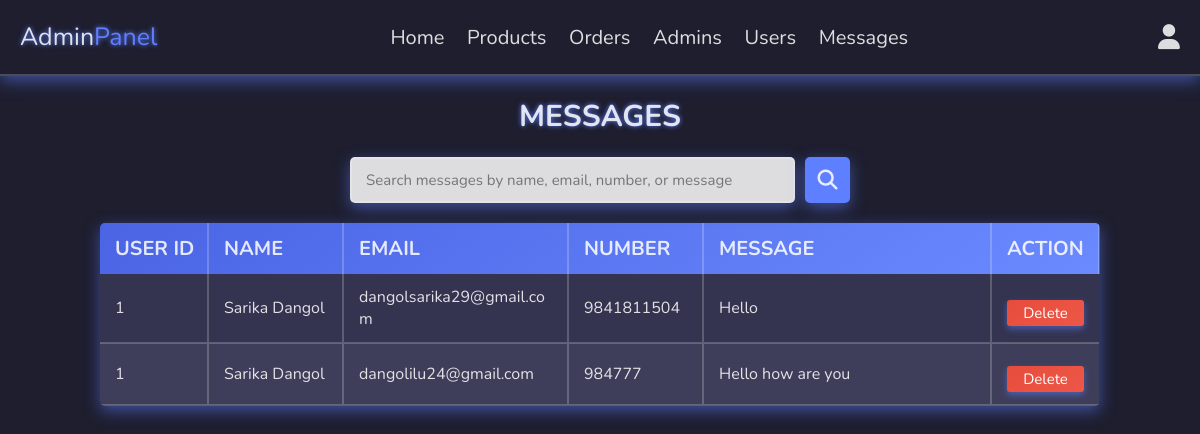
The page /admin/messages.php (signed in) on the database its author committed.
### tables this page shows
CREATE TABLE `messages` (
  `id` int(100) NOT NULL,
  `user_id` int(100) NOT NULL,
  `name` varchar(100) NOT NULL,
  `email` varchar(100) NOT NULL,
  `number` varchar(12) NOT NULL,
  `message` varchar(500) NOT NULL
);

### admin/messages.php (the view, shortened to what this page needs)
<?php
include '../components/connect.php';
$search = '';
?>
<!DOCTYPE html>
<html lang="en">
<head>
   <link rel="stylesheet" href="https://cdnjs.cloudflare.com/ajax/libs/font-awesome/6.1.1/css/all.min.css" />
   <link rel="stylesheet" href="../css/admin_style.css" />
</head>
<body>
<?php include '../components/admin_header.php'; ?>
<section class="contacts">
   <h2 class="heading">Messages</h2>
   <div class="search-form">
      <form method="GET" action="messages.php" novalidate>
         <input
            type="text"
            name="search"
            placeholder="Search messages by name, email, number, or message"
            value="<?= htmlspecialchars($search) ?>"
            autocomplete="off"
         />
         <button type="submit"><i class="fas fa-search"></i></button>
      </form>
   </div>
   <?php
 if($search !== ''){
   $search_sql = "%$search%";
   $select_messages = $conn->prepare("SELECT * FROM `messages` WHERE name LIKE ? OR email LIKE ? OR number LIKE ? OR message LIKE ?");
   $select_messages->execute([$search_sql, $search_sql, $search_sql, $search_sql]);
} else {
   $select_messages = $conn->prepare("SELECT * FROM `messages`");
   $select_messages->execute();
}
      if($select_messages->rowCount() > 0){
   ?>
   <table class="messages-table">
      <thead>
         <tr>
            <th>User ID</th>
            <th>Name</th>
            <th>Email</th>
            <th>Number</th>
            <th>Message</th>
            <th>Action</th>
         </tr>
      </thead>
      <tbody>
         <?php while($fetch_message = $select_messages->fetch(PDO::FETCH_ASSOC)){ ?>
         <tr>
            <td data-label="User ID"><?= htmlspecialchars($fetch_message['user_id']); ?></td>
            <td data-label="Name"><?= htmlspecialchars($fetch_message['name']); ?></td>
            <td data-label="Email"><?= htmlspecialchars($fetch_message['email']); ?></td>
            <td data-label="Number"><?= htmlspecialchars($fetch_message['number']); ?></td>
            <td data-label="Message"><?= htmlspecialchars($fetch_message['message']); ?></td>
            <td data-label="Action">
               <a href="messages.php?delete=<?= $fetch_message['id']; ?>" onclick="return confirm('Delete this message?');" class="delete-btn">Delete</a>
            </td>
         </tr>
         <?php } ?>
      </tbody>
   </table>
   <?php } else { ?>
      <p class="empty">No messages found</p>
   <?php } ?>
</section>
</body>
</html>

### rows shown on the page
messages: user "1", name "Sarika Dangol", email "dangolsarika29@gmail.com", number "9841811504", message "Hello"
messages: user "1", name "Sarika Dangol", email "dangolilu24@gmail.com", number "984777", message "Hello how are you"
